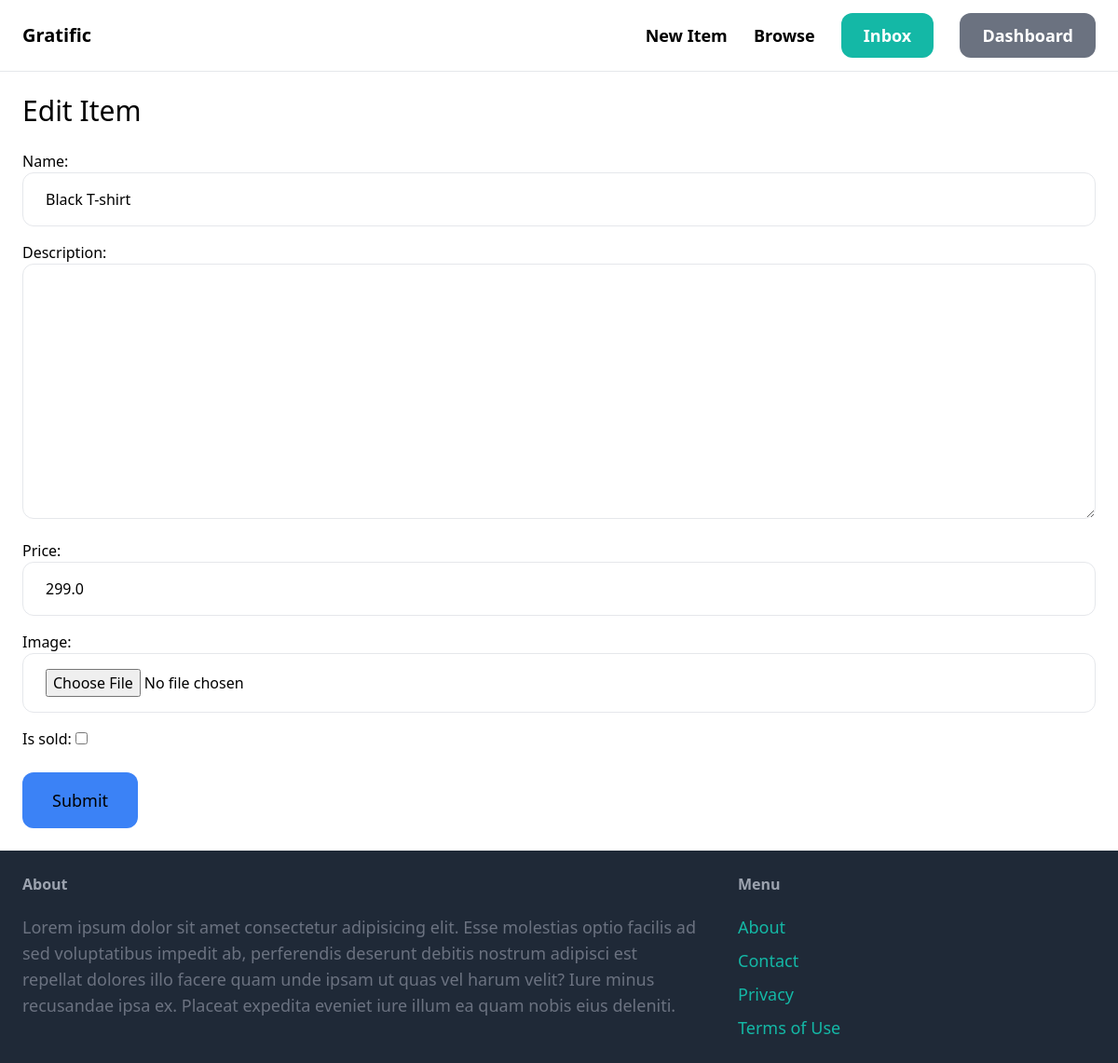
The page /item/2/edit/ (signed in) on the database as committed earlier.
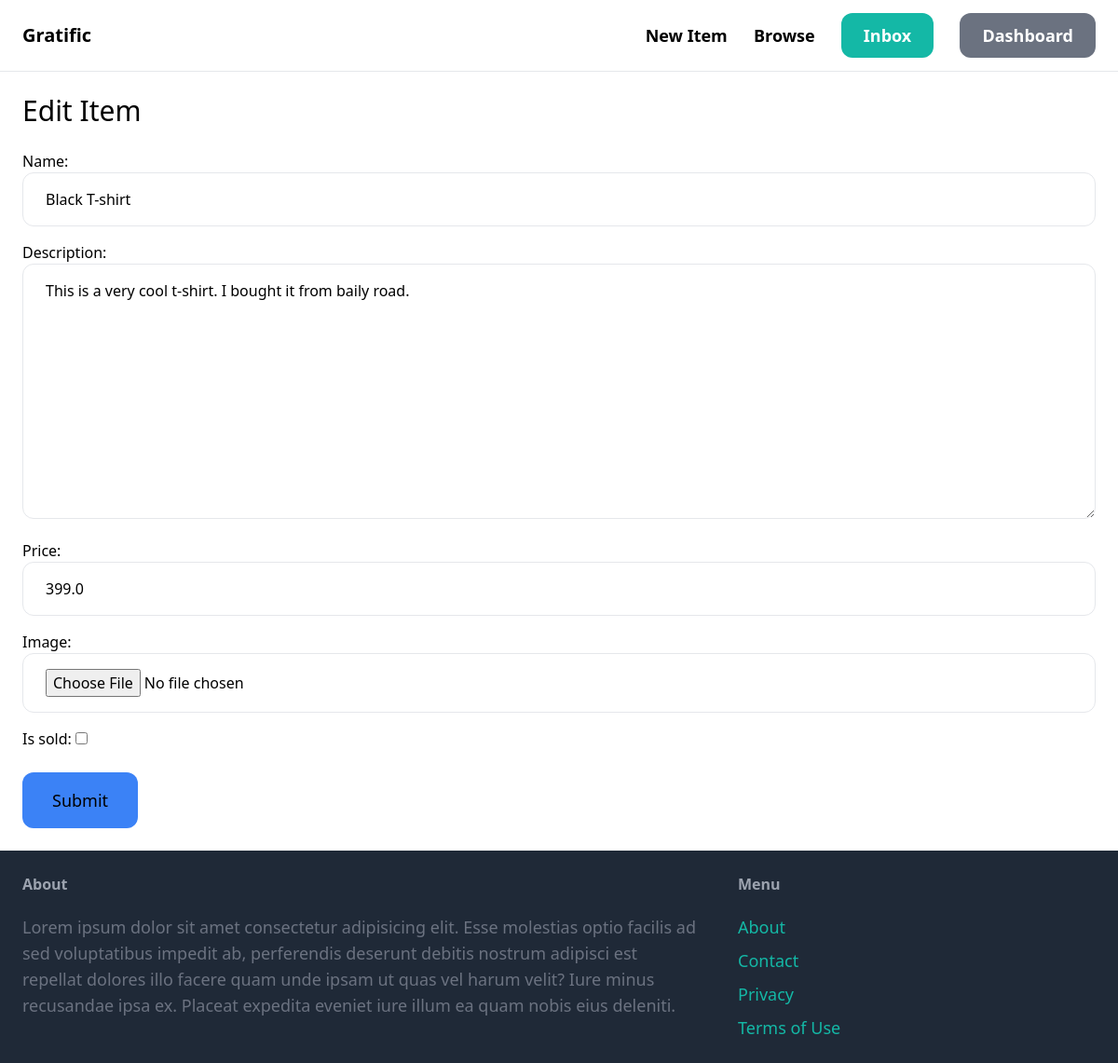
The same page on the database as committed later.
### item/models.py (models this page shows, shortened)
class Item(models.Model):
    category = models.ForeignKey(Category, related_name='items', on_delete=models.CASCADE)
    name = models.CharField(max_length=255)
    description = models.TextField(blank=True, null=True)
    price = models.FloatField()
    image = models.ImageField(upload_to='items_image', blank=True, null=True)
    is_sold = models.BooleanField(default=False)
    created_by = models.ForeignKey(User, on_delete=models.CASCADE, related_name='items')
    created_at = models.DateTimeField(auto_now_add=True)

### item/views.py (the view)
# urls.py: path('<int:pk>/edit/', views.edit_item, name="edit"),
@login_required
def edit_item(request,pk):
    item = get_object_or_404(Item,pk=pk,created_by=request.user)
    if request.method == 'POST':
        form = EditItemForm(request.POST,request.FILES,instance=item)
        if form.is_valid():
            form.save()
            return redirect('item:detail',pk=item.id)
    else:
        form = EditItemForm(instance=item)
    return render(request,'item/add_new_item.html',{
        'form': form,
        'title': 'Edit Item',
    })

### item/form.py
class EditItemForm(forms.ModelForm):
    class Meta:
        model = Item
        fields = ('name','description','price','image','is_sold')
        widgets = {
            'name': forms.TextInput(attrs={
                'class': INPUT_CLASSES,
            }),
            'description': forms.Textarea(attrs={
                'class': INPUT_CLASSES,
            }),
            'price': forms.TextInput(attrs={
                'class': INPUT_CLASSES,
            }),
            'image': forms.FileInput(attrs={
                'class': INPUT_CLASSES,
            }),
        }

### item/templates/item/add_new_item.html (shortened to what this page needs)
{% extends 'base.html' %}
{% block content %}
     <div class="mb-6 text-3xl">{{title}}</div>
     <form action="." method="post" enctype="multipart/form-data">
        <div class="space-y-4">
            {{form.as_p}}
        </div>
        <button class="mt-6 py-4 px-8 text-lg bg-blue-500 hover:bg-blue-700 rounded-xl">Submit</button>
     </form>
{% endblock content %}

Rows that differ between the two databases and show on the page:
changed Item "Black T-shirt": description (not shown) → "This is a very cool t-shirt. I bought it from baily road."; price "299.0" → "399.0"
